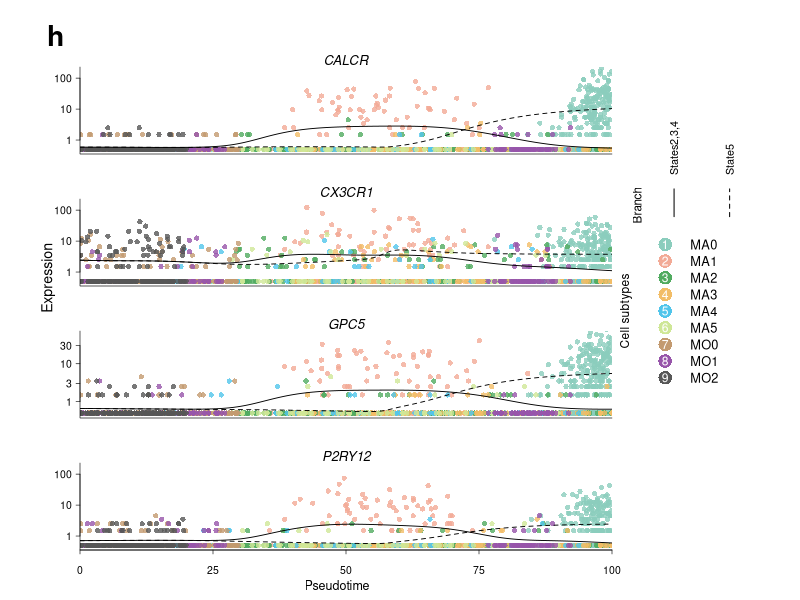
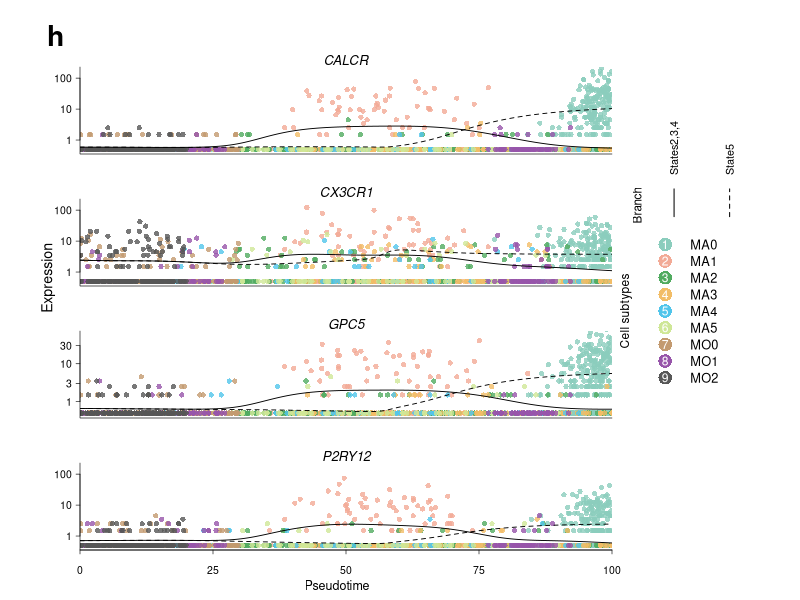

Write the R code that produced these figures, in order.
#!/usr/bin/env Rscript
# Figure 3h: zero-inflated count expression along bifurcating pseudotime.
args<-commandArgs(trailingOnly=TRUE);out<-if(length(args))args[1] else '.'
dir.create(out,recursive=TRUE,showWarnings=FALSE);set.seed(3402)
types<-c('MA0','MA1','MA2','MA3','MA4','MA5','MO0','MO1','MO2')
colors<-c('#8bcdbd','#f2aa96','#51ab60','#f2bd67','#51c5eb','#cfe797','#c39a70','#9755aa','#575757')
n<-c(500,170,160,120,55,65,150,120,160)
time<-c(rbeta(n[1],32,1.4)*100,rnorm(n[2],57,9),runif(n[3],28,100),runif(n[4],40,100),runif(n[5],15,95),runif(n[6],25,90),runif(n[7],0,30),c(runif(60,0,28),rnorm(60,84,3)),runif(n[9],0,20))
time<-pmin(100,pmax(0,time));subtype<-rep(types,n);branch<-ifelse(subtype=='MA0','State5','States2,3,4')
genes<-c('CALCR','CX3CR1','GPC5','P2RY12');data<-list()
for(g in seq_along(genes)) {
 mu<-switch(g, .2+35*plogis((time-96)/2)*(subtype=='MA0')+12*(subtype=='MA1'),
  2+12*(subtype=='MA1')+5*(subtype=='MA0')+4*(subtype=='MO2'),
  .3+12*plogis((time-94)/3)*(subtype=='MA0')+8*(subtype=='MA1'),
  .4+6*plogis((time-94)/3)*(subtype=='MA0')+8*(subtype=='MA1'))
 count<-rnbinom(length(mu),mu=mu,size=.6);count[runif(length(mu))<.55]<-0
 data[[g]]<-data.frame(gene=genes[g],pseudotime=time,subtype=subtype,branch=branch,count=count,expression=count+.5)
}
data<-do.call(rbind,data)
draw<-function(){
 par(mar=rep(0,4));plot.new();plot.window(c(0,1),c(0,1));text(.035,.976,'h',font=2,cex=1.7)
 text(.025,.54,'Expression',srt=90,cex=.85)
 for(g in 1:4){
  upper<-1-(g-1)*.22-.065;lower<-upper-.205
  par(fig=c(.04,.77,lower,upper),new=TRUE,mar=c(.4,2.4,1.4,.2),mgp=c(1.5,.4,0),tcl=-.2,family='sans')
  d<-data[data$gene==genes[g],]; ymax<-if(g==3)60 else 180
  plot(d$pseudotime,d$expression,log='y',pch=16,cex=.70,col=adjustcolor(colors[match(d$subtype,types)],.8),xlim=c(0,100),ylim=c(.45,ymax),axes=FALSE,xlab='',ylab='',xaxs='i')
  axis(2,at=if(g==3)c(1,3,10,30) else c(1,10,100),labels=if(g==3)c(1,3,10,30) else c(1,10,100),las=1,cex.axis=.63,lwd=.6)
  if(g==4){axis(1,at=seq(0,100,25),cex.axis=.63,lwd=.6)}
  box(bty='l',lwd=.6);title(main=genes[g],font.main=3,cex.main=.8,line=.1)
  # Kernel mean trajectories estimated from the simulated branch observations.
  for(b in c('States2,3,4','State5')) {
   z<-d[d$branch==b | d$pseudotime<35,]
   xx<-seq(0,100,length.out=150)
   yy<-vapply(xx,function(t){w<-exp(-.5*((z$pseudotime-t)/7)^2);sum(w*z$expression)/sum(w)},numeric(1))
   lines(xx,yy,lty=if(b=='State5')2 else 1,lwd=.9,col='black')
  }
 }
 par(fig=c(0,1,0,1),new=TRUE,mar=rep(0,4));plot.new();plot.window(c(0,1),c(0,1))
 text(.415,-.014,'Pseudotime',cex=.75,xpd=NA)
 text(.82,.67,'Branch',srt=90,cex=.7)
 for(i in 1:2){x<-.87+(i-1)*.075;segments(x,.65,x,.70,lty=i,lwd=1);text(x,.725,c('States2,3,4','State5')[i],srt=90,adj=c(0,.5),cex=.65)}
 text(.805,.48,'Cell subtypes',srt=90,cex=.72)
 yy<-seq(.60,.36,length.out=9);points(rep(.858,9),yy,pch=16,col=colors,cex=1.8);text(.858,yy,1:9,col='white',cex=.73);text(.892,yy,types,adj=0,cex=.77)
}
saveRDS(data,file.path(out,'microglia_marker_pseudotime_simulated.rds'))
png(file.path(out,'microglia_marker_pseudotime.png'),width=810,height=1370,res=160,type='cairo');draw();dev.off()
cairo_pdf(file.path(out,'microglia_marker_pseudotime.pdf'),width=5.06,height=8.56);draw();dev.off()
